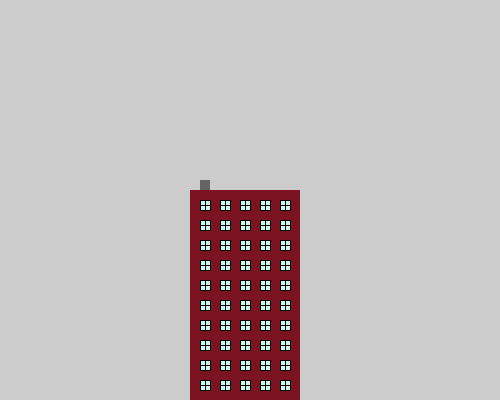
Frame 1 (no input)
Frame 60 (the mouse pressed at the canvas centre just before this capture): identical to frame 1, image omitted
Frame 120 (the mouse held since frame 60 and released just before this capture): identical to frame 1, image omitted

The Processing sketch that drew this single still picture (run headless with seeded random() and noise(); from frame 60 on, the mouse is pressed at the canvas centre):

// Processing sketch: processing_171742
// ── processing_171742.pde

int x = 200;
int y = 200;

void setup() {
  size (500,400);
}


void draw() {
  building();
  window(200,200);

}

void building() {
   fill(#7C1321);
 noStroke();
rect(190,190,110,210);
fill(100);
rect(200,180,10,10);
}

void window(int x, int y) {
  while(x < 300) {
  while(y < 400){
 fill(#CAFAEE);
 stroke(0);
 rect(x,y,10,10);
 line(x+5,y,x+5,y+10);
 line(x,y+5,x+10,y+5);
  y = y + 20;
}
  x = x + 20;
  y = 200;
}
}
